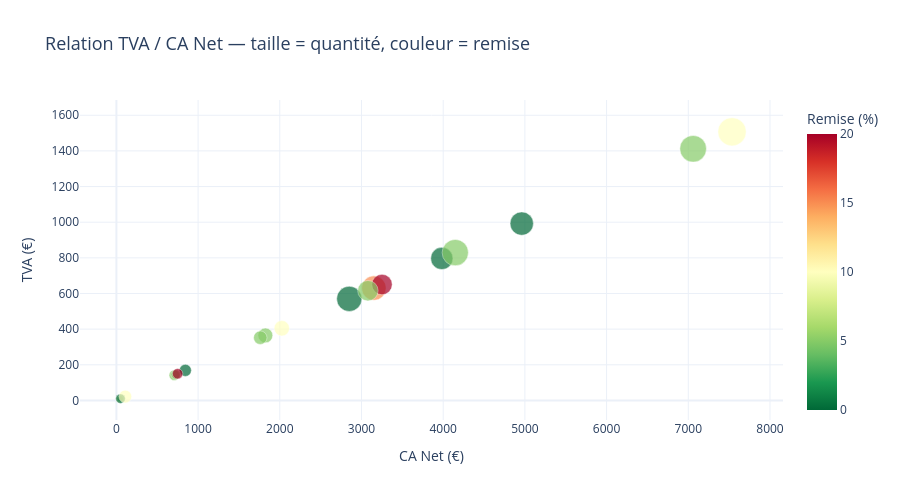

Write notebook code for a chart like this one.
### Markdown cell above
---
## 4 · Scatter : CA Net vs TVA (bulle = quantité, couleur = remise)

### Code cell
fig = px.scatter(
    df,
    x='CA_Net', y='TVA',
    size='Quantite', color='Remise',
    color_continuous_scale='RdYlGn_r',
    hover_name='ID',
    hover_data={'CA_Net': ':,.0f', 'TVA': ':,.0f', 'Quantite': True, 'Remise': True},
    labels={'CA_Net': 'CA Net (€)', 'TVA': 'TVA (€)', 'Remise': 'Remise (%)', 'Quantite': 'Quantité'},
    title='Relation TVA / CA Net — taille = quantité, couleur = remise',
    template=TEMPLATE
)
fig.update_traces(marker_line_width=0.5, marker_line_color='white')
fig.update_layout(title_font_size=18, height=500)
fig.show()

### Figure 1 — Plotly figure (JSON) as saved in the notebook; plotly's stock layout.template omitted (floating-point values rounded to 4 significant figures)
{"data": [{"customdata": [[3.0, 10.0], [2.0, 5.0], [5.0, 0.0], [27.0, 0.0], [38.0, 5.0], [12.0, 5.0], [35.0, 0.0], [13.0, 10.0], [30.0, 0.0], [10.0, 5.0], [39.0, 5.0], [33.0, 15.0], [44.0, 10.0], [23.0, 20.0], [9.0, 10.0], [6.0, 5.0], [23.0, 5.0], [8.0, 0.0], [5.0, 5.0], [6.0, 20.0]], "hovertemplate": "<b>%{hovertext}</b><br><br>CA Net (€)=%{x:,.0f}<br>TVA (€)=%{y:,.0f}<br>Quantité=%{customdata[0]}<br>Remise (%)=%{marker.color}<extra></extra>", "hovertext": ["101", "102", "103", "104", "105", "106", "107", "108", "109", "110", "111", "112", "113", "114", "115", "116", "117", "118", "119", "120"], "legendgroup": "", "marker": {"color": [10.0, 5.0, 0.0, 0.0, 5.0, 5.0, 0.0, 10.0, 0.0, 5.0, 5.0, 15.0, 10.0, 20.0, 10.0, 5.0, 5.0, 0.0, 5.0, 20.0], "coloraxis": "coloraxis", "line": {"color": "white", "width": 0.5}, "size": [3, 2, 5, 27, 38, 12, 35, 13, 30, 10, 39, 33, 44, 23, 9, 6, 23, 8, 5, 6], "sizemode": "area", "sizeref": 0.11, "symbol": "circle"}, "mode": "markers", "name": "", "orientation": "v", "showlegend": false, "type": "scatter", "x": [40.5, 47.5, 50.0, 3983.0, 4148.0, 1823.0, 2850.0, 2024.0, 4961.0, 1761.0, 7060.0, 3151.0, 7535.0, 3251.0, 108.5, 708.2, 3078.0, 843.9, 726.8, 749.4], "xaxis": "x", "y": [8.1, 9.5, 10.0, 796.7, 829.5, 364.7, 570.1, 404.8, 992.3, 352.2, 1412.0, 630.2, 1507.0, 650.2, 21.71, 141.6, 615.7, 168.8, 145.4, 149.9], "yaxis": "y"}], "layout": {"coloraxis": {"colorbar": {"title": {"text": "Remise (%)"}}, "colorscale": [[0, "rgb(0,104,55)"], [0.1, "rgb(26,152,80)"], [0.2, "rgb(102,189,99)"], [0.3, "rgb(166,217,106)"], [0.4, "rgb(217,239,139)"], [0.5, "rgb(255,255,191)"], [0.6, "rgb(254,224,139)"], [0.7, "rgb(253,174,97)"], [0.8, "rgb(244,109,67)"], [0.9, "rgb(215,48,39)"], [1, "rgb(165,0,38)"]]}, "height": 500, "legend": {"itemsizing": "constant", "tracegroupgap": 0}, "title": {"font": {"size": 18}, "text": "Relation TVA / CA Net — taille = quantité, couleur = remise"}, "xaxis": {"anchor": "y", "domain": [0, 1], "title": {"text": "CA Net (€)"}}, "yaxis": {"anchor": "x", "domain": [0, 1], "title": {"text": "TVA (€)"}}}}
